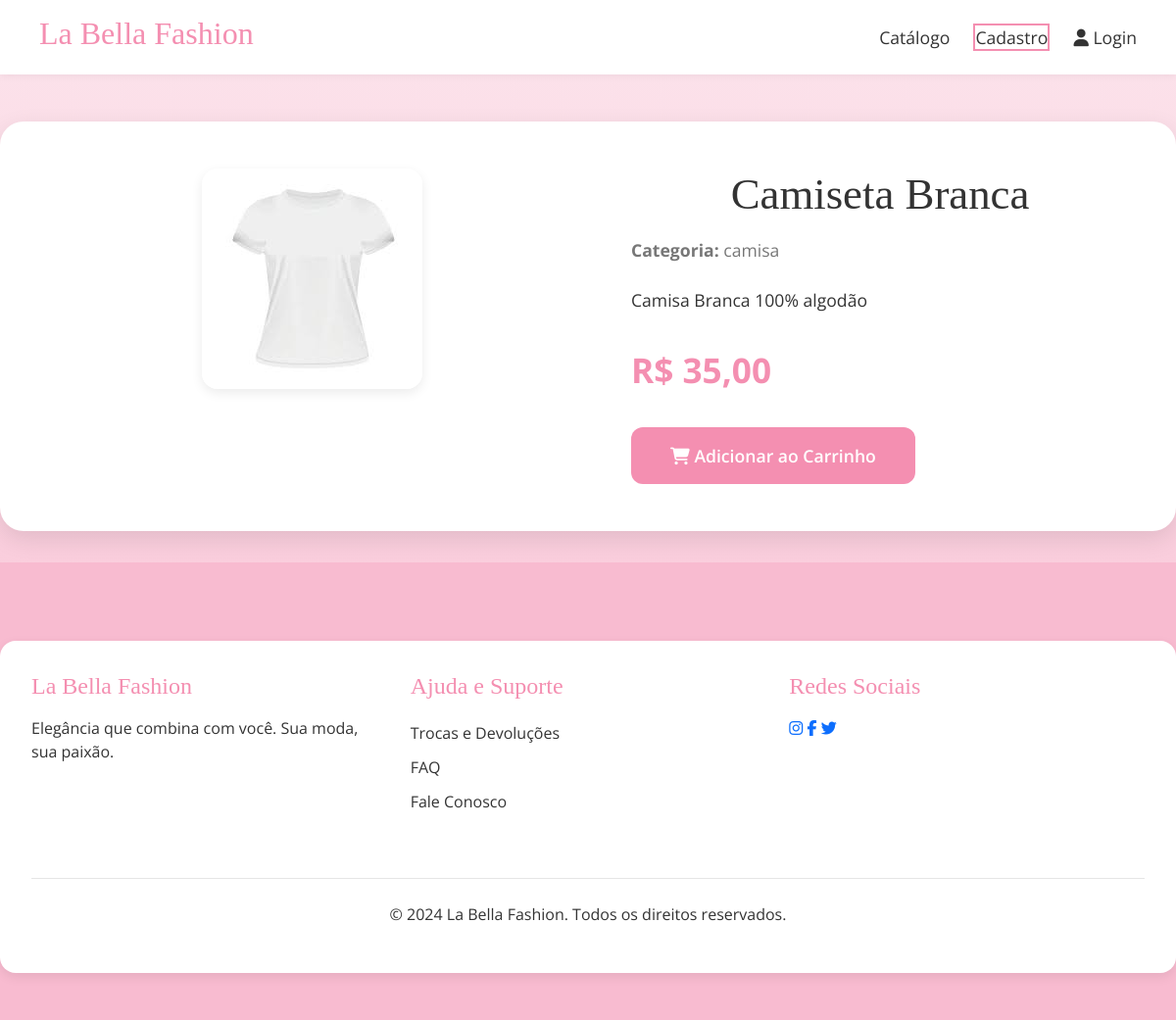
The page /produtos/produto/2/ on the database its author committed.
### produtos/models.py (models this page shows, shortened)
class Produto(models.Model):
    nome = models.CharField(max_length=100)
    descricao = models.TextField()
    preco = models.DecimalField(max_digits=8, decimal_places=2)
    imagem = models.ImageField(upload_to='produtos/')
    categoria = models.CharField(max_length=50)

### produtos/views.py (the view)
# urls.py: path('produto/<int:produto_id>/', views.detalhes, name='detalhes_produto'),
def detalhes(request, produto_id):
    produto = get_object_or_404(Produto, id=produto_id)
    return render(request, 'detalhes.html', {'produto': produto})

### produtos/templates/detalhes.html
{% extends 'base.html' %}
{% block content %}
<div class="container product-details-container mt-5">
  <div class="row">
    <div class="col-md-6">
      <div class="product-image-gallery">
        {% if produto.imagem %}
          <img src="{{ produto.imagem.url }}" class="product-image-detail" alt="{{ produto.nome }}">
        {% endif %}
      </div>
    </div>
    <div class="col-md-6">
      <div class="product-details-content">
        <h2 class="product-title">{{ produto.nome }}</h2>
        <p class="product-category"><strong>Categoria:</strong> {{ produto.categoria }}</p>
        <p class="product-description">{{ produto.descricao }}</p>
        <p class="product-price-detail">R$ {{ produto.preco|floatformat:2 }}</p>
        <button hx-post="{% url 'pedido:adicionar_ao_carrinho' produto.id %}"
                hx-trigger="click"
                hx-swap="innerHTML"
                hx-target="#toast-container"
                class="btn btn-primary btn-add-to-cart">
          <i class="fas fa-shopping-cart"></i> Adicionar ao Carrinho
        </button>
      </div>
    </div>
  </div>
</div>
{% endblock %}

### static/style.css (style rules this page uses)
:root { --rosa-principal: #f48fb1; --rosa-claro: #fce4ec; --rosa-medio: #f8bbd0; --texto-escuro: #333; --branco: #fff; }
* { margin: 0; padding: 0; box-sizing: border-box; }
body { font-family: 'Open Sans', sans-serif; color: var(--texto-escuro); background: linear-gradient(to bottom, var(--rosa-claro), var(--rosa-medio)); min-height: 100vh; }
.btn-primary { background: var(--rosa-principal); color: var(--branco); padding: 1rem 2rem; border-radius: 50px; text-decoration: none; font-weight: 600; transition: background 0.3s; }
.container { max-width: 1200px; margin: 2rem auto; padding: 2rem; background: var(--branco); border-radius: 16px; box-shadow: 0 4px 12px rgba(0,0,0,0.08); }
h1, h2 { font-family: 'Playfair Display', serif; font-weight: 500; }
h2 { font-size: 2.5rem; margin-bottom: 2rem; color: var(--texto-escuro); text-align: center; }
button, .btn { background: var(--rosa-principal); color: var(--branco); border: none; padding: 0.8rem 1.5rem; border-radius: 12px; font-size: 1rem; cursor: pointer; transition: 0.3s; text-decoration: none; display: inline-block; text-align: center; width: 100%; }
.product-image-detail { border-radius: 16px; box-shadow: 0 4px 12px rgba(0,0,0,0.08); max-width: 100%; }
.product-details-container { padding: 3rem; background: #fff; border-radius: 24px; box-shadow: 0 8px 24px rgba(0,0,0,0.1); }
.product-image-gallery { text-align: center; }
.product-details-content { text-align: left; padding-left: 2rem; }
.product-title { font-size: 2.8rem; margin-bottom: 1rem; }
.product-category { font-size: 1.1rem; color: #777; margin-bottom: 1.5rem; }
.product-description { font-size: 1.1rem; margin-bottom: 2rem; }
.product-price-detail { font-size: 2.2rem; font-weight: bold; color: var(--rosa-principal); margin-bottom: 2rem; }
.btn-add-to-cart { width: auto; padding: 1rem 2.5rem; font-size: 1.1rem; }

### rows shown on the page
Produto: imagem (picture), nome "Camiseta Branca", categoria "camisa", descricao "Camisa Branca 100% algodão", preco "35,00"
